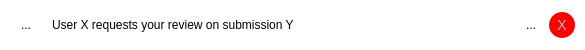
<?xml version="1.0" encoding="UTF-8"?>
<ui version="4.0">
 <class>Form</class>
 <widget class="QWidget" name="Form">
  <property name="geometry">
   <rect>
    <x>0</x>
    <y>0</y>
    <width>585</width>
    <height>50</height>
   </rect>
  </property>
  <property name="sizePolicy">
   <sizepolicy hsizetype="Preferred" vsizetype="Fixed">
    <horstretch>0</horstretch>
    <verstretch>0</verstretch>
   </sizepolicy>
  </property>
  <property name="minimumSize">
   <size>
    <width>0</width>
    <height>50</height>
   </size>
  </property>
  <property name="maximumSize">
   <size>
    <width>16777215</width>
    <height>50</height>
   </size>
  </property>
  <property name="cursor">
   <cursorShape>PointingHandCursor</cursorShape>
  </property>
  <property name="windowTitle">
   <string>Form</string>
  </property>
  <property name="autoFillBackground">
   <bool>false</bool>
  </property>
  <property name="styleSheet">
   <string notr="true">background-color: transparent; border: none</string>
  </property>
  <layout class="QHBoxLayout" name="horizontalLayout">
   <property name="spacing">
    <number>0</number>
   </property>
   <property name="leftMargin">
    <number>0</number>
   </property>
   <property name="topMargin">
    <number>0</number>
   </property>
   <property name="rightMargin">
    <number>0</number>
   </property>
   <property name="bottomMargin">
    <number>0</number>
   </property>
   <item>
    <spacer name="horizontalSpacer">
     <property name="orientation">
      <enum>Qt::Horizontal</enum>
     </property>
     <property name="sizeType">
      <enum>QSizePolicy::Fixed</enum>
     </property>
     <property name="sizeHint" stdset="0">
      <size>
       <width>10</width>
       <height>20</height>
      </size>
     </property>
    </spacer>
   </item>
   <item>
    <widget class="QToolButton" name="toolButton">
     <property name="minimumSize">
      <size>
       <width>32</width>
       <height>32</height>
      </size>
     </property>
     <property name="maximumSize">
      <size>
       <width>32</width>
       <height>32</height>
      </size>
     </property>
     <property name="styleSheet">
      <string notr="true">border-radius: 4px;</string>
     </property>
     <property name="text">
      <string>...</string>
     </property>
     <property name="icon">
      <iconset>
       <normaloff>../images/profile1.jpg</normaloff>../images/profile1.jpg</iconset>
     </property>
     <property name="iconSize">
      <size>
       <width>32</width>
       <height>32</height>
      </size>
     </property>
    </widget>
   </item>
   <item>
    <spacer name="horizontalSpacer_2">
     <property name="orientation">
      <enum>Qt::Horizontal</enum>
     </property>
     <property name="sizeType">
      <enum>QSizePolicy::Fixed</enum>
     </property>
     <property name="sizeHint" stdset="0">
      <size>
       <width>10</width>
       <height>20</height>
      </size>
     </property>
    </spacer>
   </item>
   <item>
    <widget class="QLabel" name="label">
     <property name="sizePolicy">
      <sizepolicy hsizetype="Preferred" vsizetype="Preferred">
       <horstretch>0</horstretch>
       <verstretch>0</verstretch>
      </sizepolicy>
     </property>
     <property name="styleSheet">
      <string notr="true"/>
     </property>
     <property name="text">
      <string>User X requests your review on submission Y</string>
     </property>
     <property name="wordWrap">
      <bool>true</bool>
     </property>
    </widget>
   </item>
   <item>
    <spacer name="horizontalSpacer_3">
     <property name="orientation">
      <enum>Qt::Horizontal</enum>
     </property>
     <property name="sizeType">
      <enum>QSizePolicy::Fixed</enum>
     </property>
     <property name="sizeHint" stdset="0">
      <size>
       <width>10</width>
       <height>20</height>
      </size>
     </property>
    </spacer>
   </item>
   <item>
    <widget class="QToolButton" name="toolButton_2">
     <property name="minimumSize">
      <size>
       <width>26</width>
       <height>26</height>
      </size>
     </property>
     <property name="maximumSize">
      <size>
       <width>26</width>
       <height>26</height>
      </size>
     </property>
     <property name="cursor">
      <cursorShape>PointingHandCursor</cursorShape>
     </property>
     <property name="styleSheet">
      <string notr="true">border: none;</string>
     </property>
     <property name="text">
      <string>...</string>
     </property>
     <property name="icon">
      <iconset>
       <normaloff>../images/accept_button.png</normaloff>../images/accept_button.png</iconset>
     </property>
     <property name="iconSize">
      <size>
       <width>26</width>
       <height>26</height>
      </size>
     </property>
    </widget>
   </item>
   <item>
    <spacer name="horizontalSpacer_4">
     <property name="orientation">
      <enum>Qt::Horizontal</enum>
     </property>
     <property name="sizeType">
      <enum>QSizePolicy::Fixed</enum>
     </property>
     <property name="sizeHint" stdset="0">
      <size>
       <width>5</width>
       <height>20</height>
      </size>
     </property>
    </spacer>
   </item>
   <item>
    <widget class="QToolButton" name="toolButton_3">
     <property name="minimumSize">
      <size>
       <width>26</width>
       <height>26</height>
      </size>
     </property>
     <property name="maximumSize">
      <size>
       <width>26</width>
       <height>26</height>
      </size>
     </property>
     <property name="styleSheet">
      <string notr="true">border: none; color: #bbb; background-color: red; border-radius: 13px; font-size: 14px;</string>
     </property>
     <property name="text">
      <string>X</string>
     </property>
    </widget>
   </item>
   <item>
    <spacer name="horizontalSpacer_5">
     <property name="orientation">
      <enum>Qt::Horizontal</enum>
     </property>
     <property name="sizeType">
      <enum>QSizePolicy::Fixed</enum>
     </property>
     <property name="sizeHint" stdset="0">
      <size>
       <width>10</width>
       <height>20</height>
      </size>
     </property>
    </spacer>
   </item>
  </layout>
 </widget>
 <resources/>
 <connections/>
</ui>
